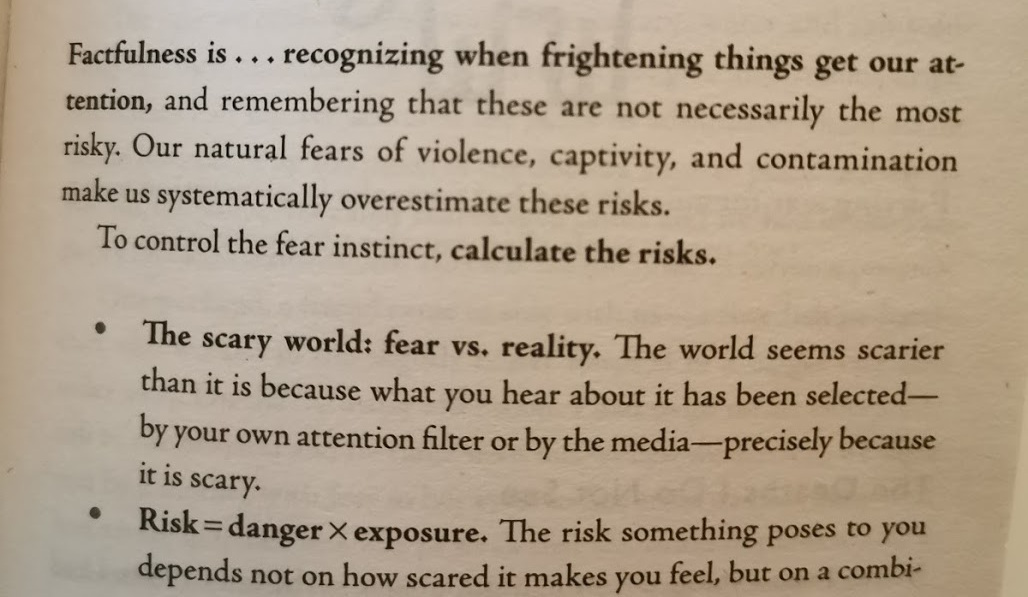
#> input picture book_page.jpg, 1028 x 597 px, given in place of the camera
$ python centroid.py
#> lines starting #> are read from the running program, lines starting #| are printed output that depends on the picture; after the words box and inside, x2 and y2 are one past the last pixel; in counts of white or black regions, pixels touching at a corner belong together
import cv2
import numpy as np
import time
import pyautogui

def empty(a):
    pass

def create_trackbars():
    cv2.namedWindow('Trackbars')
    cv2.resizeWindow('Trackbars', 640, 300)
    cv2.createTrackbar('HueMin', 'Trackbars', 0, 179, empty)
    cv2.createTrackbar('HueMax', 'Trackbars', 179, 179, empty)
    cv2.createTrackbar('SatMin', 'Trackbars', 0, 255, empty)
    cv2.createTrackbar('SatMax', 'Trackbars', 255, 255, empty)
    cv2.createTrackbar('ValMin', 'Trackbars', 0, 255, empty)
    cv2.createTrackbar('ValMax', 'Trackbars', 255, 255, empty)

def create_mask(img):
    imgHSV = cv2.cvtColor(img, cv2.COLOR_BGR2HSV)
    hue_min = cv2.getTrackbarPos('HueMin', 'Trackbars')
    hue_max = cv2.getTrackbarPos('HueMax', 'Trackbars')
    sat_min = cv2.getTrackbarPos('SatMin', 'Trackbars')
    sat_max = cv2.getTrackbarPos('SatMax', 'Trackbars')
    val_min = cv2.getTrackbarPos('ValMin', 'Trackbars')
    val_max = cv2.getTrackbarPos('ValMax', 'Trackbars')
    lower = np.array([hue_min, sat_min, val_min])
    upper = np.array([hue_max, sat_max, val_max])
    mask = cv2.inRange(imgHSV, lower, upper)
    return mask

def find_contours(thresh):
    contours, heirarchy = cv2.findContours(
        thresh, cv2.RETR_EXTERNAL,
        cv2.CHAIN_APPROX_SIMPLE)  #give list of all essential boundary points
    return contours

def max_contour(contours):
    if len(contours) == 0:
        return []
    max_cntr = max(contours, key=lambda x: cv2.contourArea(x))
    epsilon = 0.005 * cv2.arcLength(
        max_cntr, True
    )  # maximum distance from contour to approximated contour. It is an accuracy parameter
    max_cntr = cv2.approxPolyDP(max_cntr, epsilon, True)
    return max_cntr

def threshold(mask):
    _, thresh = cv2.threshold(
        mask, 127, 255, cv2.THRESH_BINARY
    )  # if pixel intensity <= 127 then set it as 0 and pixel intensity > 127 set it as 255
    return thresh

def centroid(cnt):
    if(len(cnt) == 0):
        return (-1, -1)

    M = cv2.moments(cnt)

    try:
        x = int(M['m10']/M['m00'])
        y = int(M['m01']/M['m00'])
    except ZeroDivisionError:
        return (-1, -1)

    return (x, y)

#################################################################################
########## Driver Code ##########################################################
#################################################################################

vid = cv2.VideoCapture(0)
create_trackbars()

while True:
    _, frame = vid.read()
#> frame is the input picture: shape (597, 1028, 3); mean B, G, R 138.6, 158.5, 174.5
    frame = cv2.flip(frame, 1)  # resolving mirror image issues
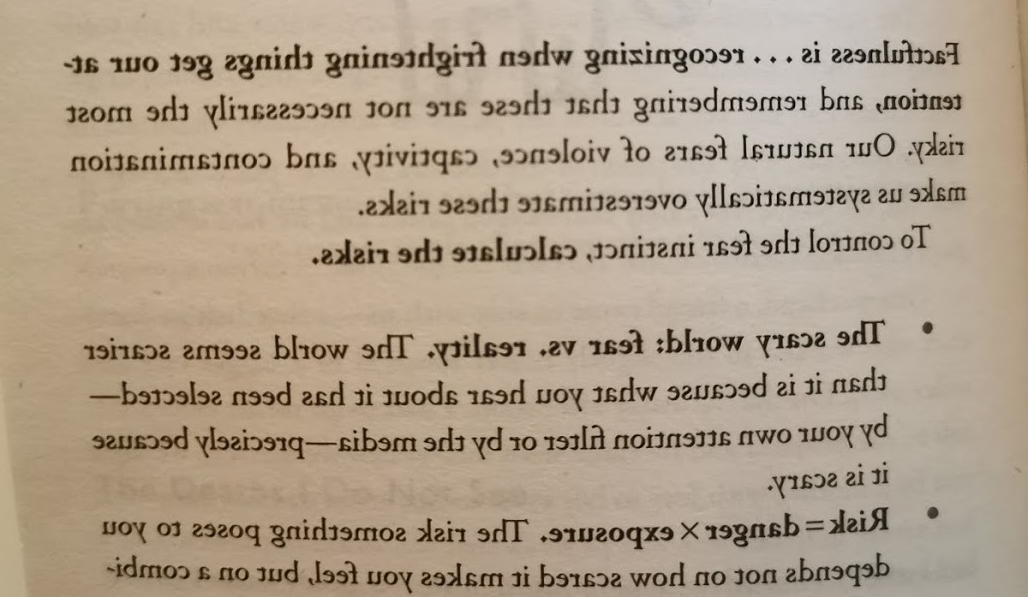
#> frame: shape (597, 1028, 3); mean B, G, R 138.6, 158.5, 174.5

    # Cropping the frame so that only right-half frame will detect hand motion
    height, width = frame.shape[:2]
#> height = 597; width = 1028

        # Let's get the starting pixel coordiantes (top left of frame)
    start_row, start_col = int(0), int(width * .5)
#> start_row = 0; start_col = 514
    # Let's get the ending pixel coordinates (bottom right of frame)
    end_row, end_col = int(height), int(width)
#> end_row = 597; end_col = 1028

    frame = frame[
        start_row:end_row, start_col:
        end_col]  # only considering frame row from start_row to end_row and col from start_col to end_col, so that main focus is on our hands
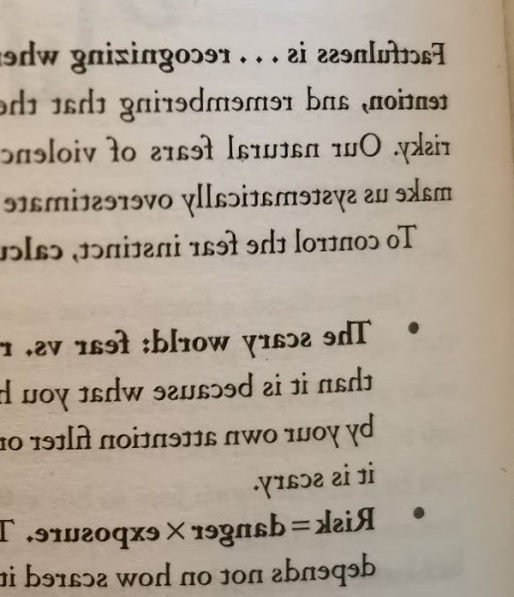
#> frame: shape (597, 514, 3); mean B, G, R 147.6, 162.2, 174.3

    frame = cv2.GaussianBlur(frame, (5, 5), 0)  # to remove noise from frame
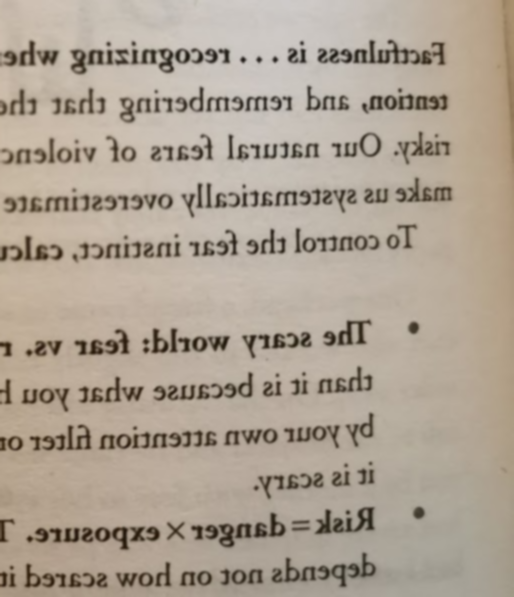
#> frame: shape (597, 514, 3); mean B, G, R 147.6, 162.2, 174.3

    mask = create_mask(frame)
#> in create_mask, `imgHSV = cv2.cvtColor(img, cv2.COLOR_BGR2HSV)`: imgHSV: shape (597, 514, 3); mean H, S, V 16.4, 41.3, 174.3
#> in create_mask, `mask = cv2.inRange(imgHSV, lower, upper)`: mask: shape (597, 514); every value is 255
    threshImg = threshold(mask)
    contours = find_contours(mask)
#> in find_contours, `contours, heirarchy = cv2.findContours( thresh, cv2.RETR_EXTERNAL, cv2..`: contours = [[[0, 0], [0, 596], [513, 596], [513, 0]]]
#> contours = [[[0, 0], [0, 596], [513, 596], [513, 0]]]
    frame = cv2.drawContours(frame, contours, -1, (255, 0, 0),
                             2)  # drawing all contours
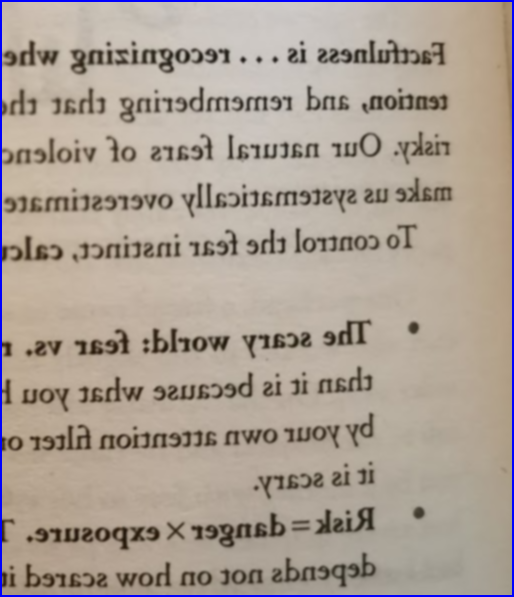
#> frame: shape (597, 514, 3); 1.44% of pixels changed, all inside (x1, y1, x2, y2) = (0, 0, 514, 597)
    max_cntr = max_contour(
        contours)  # finding maximum contour of the thresholded area
#> in max_contour, `max_cntr = max(contours, key=lambda x: cv2.contourArea(x))`: max_cntr = [[0, 0], [0, 596], [513, 596], [513, 0]]
#> in max_contour, `epsilon = 0.005 * cv2.arcLength( max_cntr, True )`: epsilon = 11.09
#> max_cntr = [[0, 0], [0, 596], [513, 596], [513, 0]]

    (centroid_x, centroid_y) = centroid(max_cntr)
#> in centroid, `M = cv2.moments(cnt)`: M = moments, m00 305748, centre m10/m00, m01/m00 = (256.5, 298)
#> in centroid, `x = int(M['m10']/M['m00'])`: x = 256
#> in centroid, `y = int(M['m01']/M['m00'])`: y = 298
#> centroid_x = 256; centroid_y = 298

    if(centroid_x != -1 and centroid_y != -1):
        frame = cv2.circle(frame, (centroid_x, centroid_y), 5, (255, 255, 0),
                           -1)
#> frame: shape (597, 514, 3); 0.03% of pixels changed, all inside (x1, y1, x2, y2) = (251, 293, 262, 304)

    cv2.imshow('video', frame)
    cv2.imshow("mask", mask)
    key = cv2.waitKey(10)
#> (key q is pressed here)

    if key == ord('q'):
        break

vid.release()

cv2.destroyAllWindows()

$ run again, on colors.jpeg
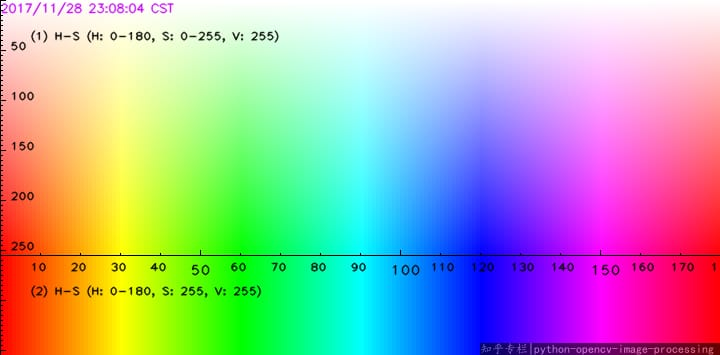
#> input picture colors.jpeg, 720 x 355 px, given in place of the camera
#> frame is the input picture: shape (355, 720, 3); mean B, G, R 170.9, 171.2, 169.8
#> `frame = cv2.GaussianBlur(frame, (5, 5), 0)`:
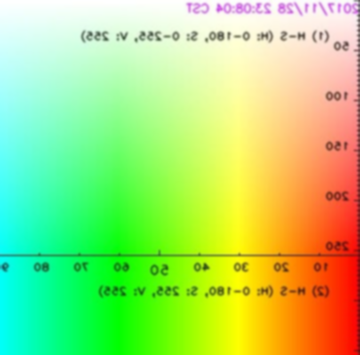
#> frame: shape (355, 360, 3); mean B, G, R 117.3, 222, 170.2
#> imgHSV: shape (355, 360, 3); mean H, S, V 47.4, 162.2, 249.1
#> mask: shape (355, 360); every value is 255
#> in find_contours, `contours, heirarchy = cv2.findContours( thresh, cv2.RETR_EXTERNAL, cv2..`: contours = [[[0, 0], [0, 354], [359, 354], [359, 0]]]
#> `frame = cv2.drawContours(frame, contours, -1, (255, 0, 0), 2)`:
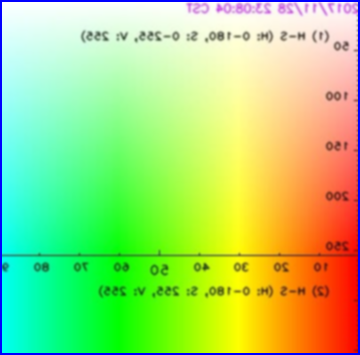
#> frame: shape (355, 360, 3); 2.23% of pixels changed, all inside (x1, y1, x2, y2) = (0, 0, 360, 355)
#> in max_contour, `max_cntr = max(contours, key=lambda x: cv2.contourArea(x))`: max_cntr = [[0, 0], [0, 354], [359, 354], [359, 0]]
#> epsilon = 7.13
#> `max_cntr = max_contour( contours)`: max_cntr = [[0, 0], [0, 354], [359, 354], [359, 0]]
#> M = moments, m00 127086, centre m10/m00, m01/m00 = (179.5, 177)
#> x = 179
#> y = 177
#> centroid_x = 179; centroid_y = 177
